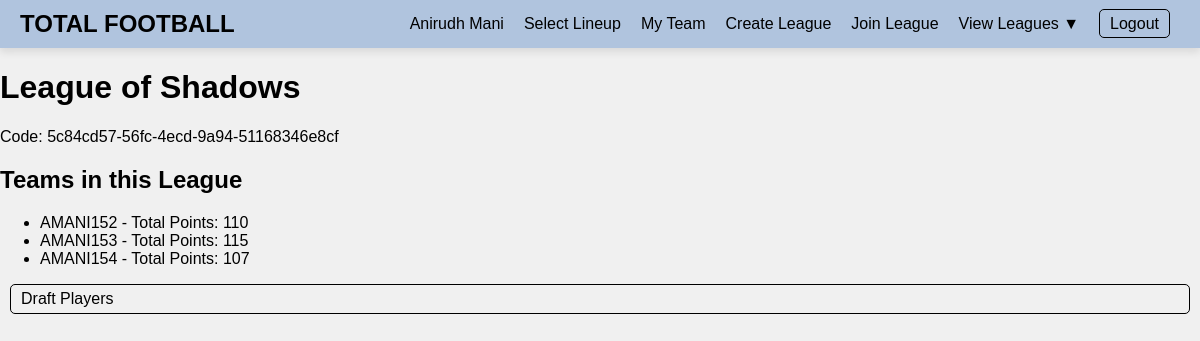
The app's page /league/1/ (signed in) with its own data.
### totalfootball/models.py (models this page shows, shortened)
class User(AbstractUser):
    email = models.EmailField(unique=True)
    team_name = models.CharField(max_length=100, blank=True, null=True)
    profile_image = models.ImageField(upload_to='profile_images/', blank=True, null=True)
    leagues = models.ManyToManyField('League', related_name='members', blank=True)

class League(models.Model):
    name = models.CharField(max_length=100)
    code = models.UUIDField(default=uuid.uuid4, editable=False, unique=True)
    creator = models.ForeignKey(User, on_delete=models.CASCADE, related_name='created_leagues', null=True, blank=True)
    draft_started = models.BooleanField(default=False)
    current_pick = models.IntegerField(default=1)
    total_picks = models.IntegerField(default=15)
    round_number = models.IntegerField(default=1)  # Tracks the current round in the draft
    direction = models.BooleanField(default=True)  # True for forward, False for reverse

class LeagueTeam(models.Model):
    user = models.ForeignKey(User, on_delete=models.CASCADE, related_name='league_teams')
    league = models.ForeignKey(League, on_delete=models.CASCADE, related_name='league_teams')
    uuid = models.UUIDField(default=uuid.uuid4, editable=False, unique=True)
    players = models.ManyToManyField(Player, related_name='league_teams')
    captain = models.ForeignKey(Player, on_delete=models.SET_NULL, null=True, blank=True, related_name='league_team_captain')
    starting_lineup = models.ManyToManyField(Player, related_name='league_team_starting_lineup', blank=True)
    @property
    def calculated_points(self):
        captain_points = (self.captain.past_points or 0) * 2 if self.captain else 0
        other_players_points = self.players.exclude(id=self.captain_id).aggregate(
            total_points=Sum('past_points')
        )['total_points'] or 0
        return captain_points + other_players_points

### totalfootball/views.py (the view)
# urls.py: path('league/<int:league_id>/', league_details, name='league_details'),
@login_required
def league_details(request, league_id):
    league = get_object_or_404(League, id=league_id)
    league_teams = league.league_teams.all()
    teams_with_players = league_teams.filter(players__isnull=False).distinct()
    show_members_for_draft = not teams_with_players.exists()
    return render(request, 'league_details.html', {
        'league': league,
        'league_teams': league_teams,
        'show_members_for_draft': show_members_for_draft,
    })

### totalfootball/templates/league_details.html
{% extends "base.html" %}
{% block head %}
<link rel="stylesheet" href="../../static/header.css">
{% endblock %}
{% block content %}
        <div>
            <h1>{{ league.name }}</h1>
            <p>Code: {{ league.code }}</p>
            {% if show_members_for_draft %}
                <h2>League Members (Draft Needed)</h2>
                <ul>
                    {% for member in league.members.all %}
                        <li>{{ member.username }}</li>
                    {% empty %}
                        <li>No members in this league yet.</li>
                    {% endfor %}
                </ul>
            {% else %}
                <h2>Teams in this League</h2>
                <ul>
                    {% for team in league.league_teams.all %}
                        <li>{{ team.user.username }} - Total Points: {{ team.calculated_points }}</li>
                    {% empty %}
                        <li>No teams in this league yet.</li>
                    {% endfor %}
                </ul>
            {% endif %}
        </div>
        <div class="bottom" id="id_nav_draft">
            <a href="{% url 'draft' league_id=league.id %}">Draft Players</a>
        </div>
{% endblock %}

### totalfootball/templates/base.html (shortened to what this page needs)
<!DOCTYPE html>
<html lang="en">
<head>
    {% load static %}
    {% block head %}
    {% endblock %}
</head>
<body>
    <div class="header-box" id="id_header_div">
        <div class="centered" id="id_site_name">
            <a href="/homepage">TOTAL FOOTBALL</a>
        </div>
        <div class="bottom" id="id_nav_profile">
            <a href="{% url 'profile' user.id %}">{{ user.first_name }} {{ user.last_name }}</a>
        </div>
        <div class="bottom" id="id_nav_global_stream">
            <a href="/select-lineup">Select Lineup</a>
        </div>
        <div class="bottom" id="id_nav_follower_stream">
            <a href="/my-team">My Team</a>
        </div>
        <div class="bottom" id="id_nav_follower_stream">
            <a href="/create-league">Create League</a>
        </div>
        <div class="bottom" id="id_nav_follower_stream">
            <a href="/join-league">Join League</a>
        </div>
        <div class="bottom dropdown" id="id_nav_view_leagues">
            <span>View Leagues ▼</span>
        </div>
        <div class="bottom" id="id_nav_logout">
            <a href="/logout">Logout</a>
        </div>
    </div>
    {% block content %}
    {% endblock %}
</body>
</html>

### totalfootball/static/header.css (style rules this page uses)
body { margin: 0; font-family: Arial, sans-serif; background-color: #f0f0f0; }
.header-box { display: flex; align-items: center; justify-content: space-between; background-color: #b0c4de; padding: 10px 20px; box-shadow: 0 4px 8px rgba(0, 0, 0, 0.1); }
#id_site_name a { font-size: 1.5rem; font-weight: bold; color: #000; text-decoration: none; }
#id_site_name { flex: 1; }
.bottom { margin: 0 10px; }
.bottom a { color: #000; text-decoration: none; font-size: 1rem; }
#id_nav_logout a { padding: 5px 10px; border: 1px solid #000; border-radius: 5px; }
.dropdown { position: relative; display: inline-block; }
#id_nav_draft { padding: 5px 10px; border: 1px solid #000; border-radius: 5px; }

### records on screen
User: first_name "Anirudh", last_name "Mani"
League: name "League of Shadows", code "5c84cd57-56fc-4ecd-9a94-51168346e8cf"
LeagueTeam: user.username "AMANI152", calculated_points "110"
LeagueTeam: user.username "AMANI153", calculated_points "115"
LeagueTeam: user.username "AMANI154", calculated_points "107"
